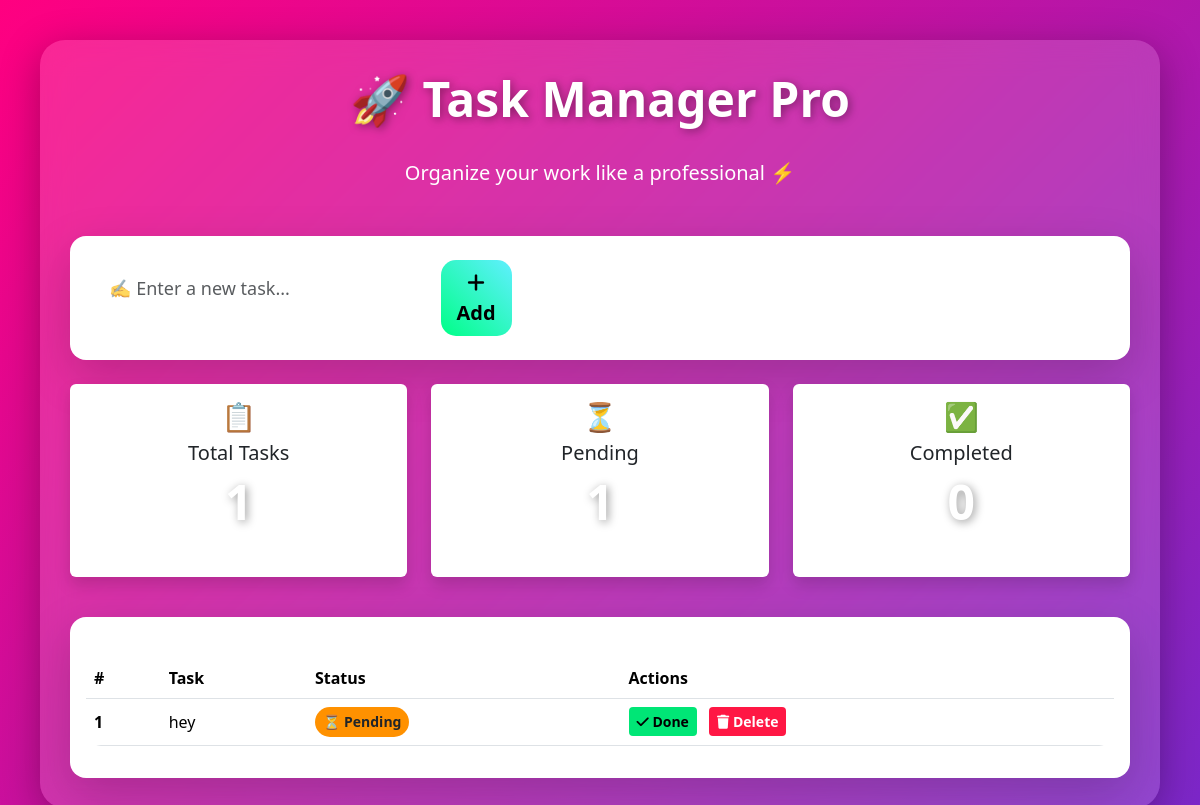
Before: / with the older database file.
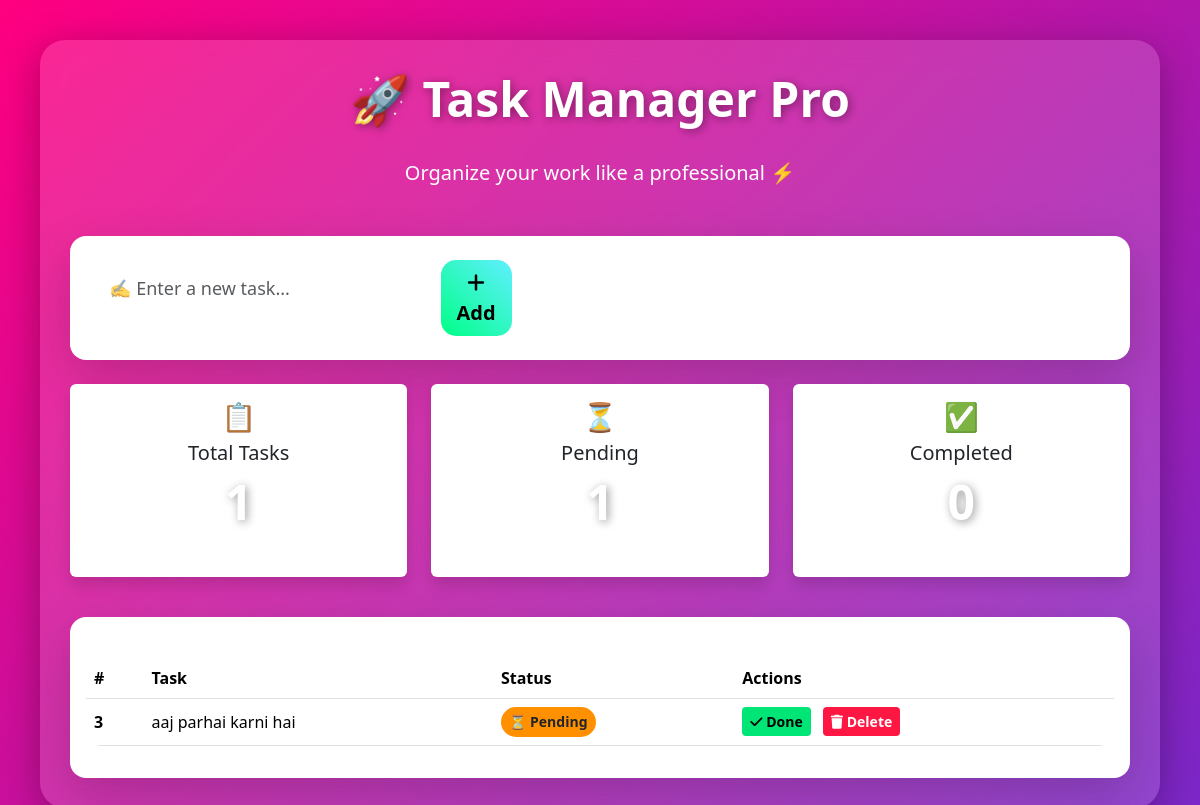
After: the same page with the newer database file.
### tables this page shows
CREATE TABLE tasks (
            id INTEGER PRIMARY KEY AUTOINCREMENT,
            title TEXT NOT NULL,
            status TEXT DEFAULT 'Pending'
        );

### app.py (the view)
@app.route("/")
def home():
    conn = sqlite3.connect(DB_PATH)
    cursor = conn.cursor()
    cursor.execute(
        "SELECT * FROM tasks ORDER BY id DESC"
    )
    tasks = cursor.fetchall()
    conn.close()
    return render_template(
        "index.html",
        tasks=tasks
    )

### templates/index.html (shortened to what this page needs)
<!DOCTYPE html>
<html lang="en">
<head>
    <link href="https://cdn.jsdelivr.net/npm/bootstrap@5.3.3/dist/css/bootstrap.min.css" rel="stylesheet">
    <link rel="stylesheet" href="/static/style.css">
    <link rel="stylesheet"
          href="https://cdnjs.cloudflare.com/ajax/libs/font-awesome/6.5.2/css/all.min.css">
</head>
<body>
<div class="container">
    <div class="text-center mb-5">
        <h2>
            🚀 Task Manager Pro
        </h2>
        <p class="text-white fs-5">
            Organize your work like a professional ⚡
        </p>
    </div>
    <div class="card shadow-lg border-0 rounded-4 mb-4">
        <div class="card-body p-4">
            <form action="/add" method="POST">
                <div class="row g-3">
                    <div class="col-md-10">
                        <input
                            type="text"
                            name="title"
                            class="form-control form-control-lg"
                            placeholder="✍️ Enter a new task..."
                            required>
                    </div>
                    <div class="col-md-2 d-grid">
                        <button class="btn btn-primary btn-lg">
                            <i class="fa-solid fa-plus"></i>
                            Add
                        </button>
                    </div>
                </div>
            </form>
        </div>
    </div>
    <div class="row mb-4">
        <div class="col-md-4 mb-3">
            <div class="card stat-card text-center border-0 shadow">
                <div class="card-body">
                    <h3>📋</h3>
                    <h5>Total Tasks</h5>
                    <h2>{{ tasks|length }}</h2>
                </div>
            </div>
        </div>
        <div class="col-md-4 mb-3">
            <div class="card stat-card text-center border-0 shadow">
                <div class="card-body">
                    <h3>⏳</h3>
                    <h5>Pending</h5>
                    <h2>
                        {{ tasks|selectattr(2, 'equalto', 'Pending')|list|length if tasks else 0 }}
                    </h2>
                </div>
            </div>
        </div>
        <div class="col-md-4 mb-3">
            <div class="card stat-card text-center border-0 shadow">
                <div class="card-body">
                    <h3>✅</h3>
                    <h5>Completed</h5>
                    <h2>
                        {{ tasks|selectattr(2, 'equalto', 'Completed')|list|length if tasks else 0 }}
                    </h2>
                </div>
            </div>
        </div>
    </div>
    <div class="card shadow-lg border-0 rounded-4">
        <div class="card-body">
            <div class="table-responsive">
                <table class="table align-middle">
                    <thead>
                    <tr>
                        <th>#</th>
                        <th>Task</th>
                        <th>Status</th>
                        <th>Actions</th>
                    </tr>
                    </thead>
                    <tbody>
                    {% for task in tasks %}
                    <tr>
                        <td>
                            <strong>{{ task[0] }}</strong>
                        </td>
                        <td>
                            {% if task[2] == 'Completed' %}
                                <span style="text-decoration: line-through;">
                                    {{ task[1] }}
                                </span>
                            {% else %}
                                {{ task[1] }}
                            {% endif %}
                        </td>
                        <td>
                            {% if task[2] == 'Completed' %}
                                <span class="badge bg-success p-2">
                                    ✅ Completed
                                </span>
                            {% else %}
                                <span class="badge bg-warning text-dark p-2">
                                    ⏳ Pending
                                </span>
                            {% endif %}
                        </td>
                        <td>
                            {% if task[2] != 'Completed' %}
                            <a href="/complete/{{ task[0] }}"
                               class="btn btn-success btn-sm me-2">
                                <i class="fa-solid fa-check"></i>
                                Done
                            </a>
                            {% endif %}
                            <a href="/delete/{{ task[0] }}"
                               class="btn btn-danger btn-sm"
                               onclick="return confirm('Delete this task?')">
                                <i class="fa-solid fa-trash"></i>
                                Delete
                            </a>
                        </td>
                    </tr>
                    {% endfor %}
                    </tbody>
                </table>
            </div>
        </div>
    </div>
</div>
</body>
</html>

### static/style.css (style rules this page uses)
* { margin:0; padding:0; box-sizing:border-box; font-family:'Segoe UI',sans-serif; }
body { min-height:100vh; background:linear-gradient( 135deg, #ff0080, #7928ca, #2afadf, #00c6ff, #ffcc00 ); background-size:400% 400%; animation:bgAnimation 15s ease infinite; padding:40px; }
.container { background:rgba(255,255,255,0.15); backdrop-filter:blur(15px); border-radius:25px; padding:30px; box-shadow:0 10px 40px rgba(0,0,0,0.3); animation:fadeIn 1s ease; }
h2 { text-align:center; color:white; font-size:3rem; margin-bottom:30px; font-weight:800; text-shadow:2px 2px 10px rgba(0,0,0,0.4); }
form { display:flex; gap:10px; }
.form-control { border:none; border-radius:15px; padding:15px; font-size:18px; }
.btn-primary { border:none; border-radius:15px; background:linear-gradient( 45deg, #00ff87, #60efff ); color:black; font-weight:bold; }
.table { margin-top:25px; border-radius:15px; overflow:hidden; background:white; }
tbody tr { transition:0.3s; }
.badge { font-size:14px; padding:10px; border-radius:30px; }
.bg-warning { background:#ff9100 !important; }
.btn-success { background:#00e676; border:none; color:black; font-weight:bold; }
.btn-danger { background:#ff1744; border:none; font-weight:bold; }
.btn { transition:0.3s; }

Changed rows visible on the page:
removed tasks: id "1", title "hey", status "⏳ Pending"
added tasks: id "3", title "aaj parhai karni hai", status "⏳ Pending"
